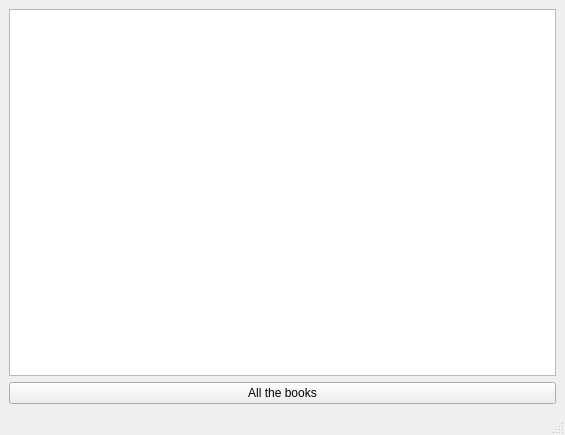
<?xml version="1.0" encoding="UTF-8"?>
<ui version="4.0">
 <class>MainWindow</class>
 <widget class="QMainWindow" name="MainWindow">
  <property name="geometry">
   <rect>
    <x>0</x>
    <y>0</y>
    <width>565</width>
    <height>435</height>
   </rect>
  </property>
  <property name="windowTitle">
   <string>MainWindow</string>
  </property>
  <widget class="QWidget" name="centralwidget">
   <layout class="QVBoxLayout" name="verticalLayout">
    <item>
     <widget class="QListView" name="listView"/>
    </item>
    <item>
     <widget class="QPushButton" name="AllTheBooks">
      <property name="text">
       <string>All the books</string>
      </property>
     </widget>
    </item>
   </layout>
  </widget>
  <widget class="QStatusBar" name="statusbar"/>
 </widget>
 <resources/>
 <connections/>
</ui>
